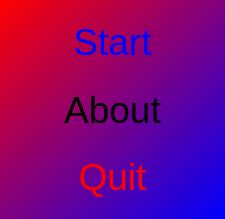
<?xml version="1.0" encoding="UTF-8"?>
<ui version="4.0">
 <class>QtReversiMenuDialog</class>
 <widget class="QDialog" name="QtReversiMenuDialog">
  <property name="geometry">
   <rect>
    <x>0</x>
    <y>0</y>
    <width>225</width>
    <height>219</height>
   </rect>
  </property>
  <property name="palette">
   <palette>
    <active>
     <colorrole role="Button">
      <brush brushstyle="LinearGradientPattern">
       <gradient startx="0.000000000000000" starty="0.000000000000000" endx="1.000000000000000" endy="1.000000000000000" type="LinearGradient" spread="PadSpread" coordinatemode="ObjectBoundingMode">
        <gradientstop position="0.000000000000000">
         <color alpha="255">
          <red>255</red>
          <green>0</green>
          <blue>0</blue>
         </color>
        </gradientstop>
        <gradientstop position="1.000000000000000">
         <color alpha="255">
          <red>0</red>
          <green>0</green>
          <blue>255</blue>
         </color>
        </gradientstop>
       </gradient>
      </brush>
     </colorrole>
     <colorrole role="Text">
      <brush brushstyle="SolidPattern">
       <color alpha="255">
        <red>0</red>
        <green>0</green>
        <blue>0</blue>
       </color>
      </brush>
     </colorrole>
     <colorrole role="Base">
      <brush brushstyle="LinearGradientPattern">
       <gradient startx="0.000000000000000" starty="0.000000000000000" endx="1.000000000000000" endy="1.000000000000000" type="LinearGradient" spread="PadSpread" coordinatemode="ObjectBoundingMode">
        <gradientstop position="0.000000000000000">
         <color alpha="255">
          <red>255</red>
          <green>0</green>
          <blue>0</blue>
         </color>
        </gradientstop>
        <gradientstop position="1.000000000000000">
         <color alpha="255">
          <red>0</red>
          <green>0</green>
          <blue>255</blue>
         </color>
        </gradientstop>
       </gradient>
      </brush>
     </colorrole>
     <colorrole role="Window">
      <brush brushstyle="LinearGradientPattern">
       <gradient startx="0.000000000000000" starty="0.000000000000000" endx="1.000000000000000" endy="1.000000000000000" type="LinearGradient" spread="PadSpread" coordinatemode="ObjectBoundingMode">
        <gradientstop position="0.000000000000000">
         <color alpha="255">
          <red>255</red>
          <green>0</green>
          <blue>0</blue>
         </color>
        </gradientstop>
        <gradientstop position="1.000000000000000">
         <color alpha="255">
          <red>0</red>
          <green>0</green>
          <blue>255</blue>
         </color>
        </gradientstop>
       </gradient>
      </brush>
     </colorrole>
     <colorrole role="Highlight">
      <brush brushstyle="SolidPattern">
       <color alpha="255">
        <red>255</red>
        <green>255</green>
        <blue>255</blue>
       </color>
      </brush>
     </colorrole>
     <colorrole role="HighlightedText">
      <brush brushstyle="SolidPattern">
       <color alpha="255">
        <red>0</red>
        <green>0</green>
        <blue>0</blue>
       </color>
      </brush>
     </colorrole>
    </active>
    <inactive>
     <colorrole role="Button">
      <brush brushstyle="LinearGradientPattern">
       <gradient startx="0.000000000000000" starty="0.000000000000000" endx="1.000000000000000" endy="1.000000000000000" type="LinearGradient" spread="PadSpread" coordinatemode="ObjectBoundingMode">
        <gradientstop position="0.000000000000000">
         <color alpha="255">
          <red>255</red>
          <green>0</green>
          <blue>0</blue>
         </color>
        </gradientstop>
        <gradientstop position="1.000000000000000">
         <color alpha="255">
          <red>0</red>
          <green>0</green>
          <blue>255</blue>
         </color>
        </gradientstop>
       </gradient>
      </brush>
     </colorrole>
     <colorrole role="Text">
      <brush brushstyle="SolidPattern">
       <color alpha="255">
        <red>0</red>
        <green>0</green>
        <blue>0</blue>
       </color>
      </brush>
     </colorrole>
     <colorrole role="Base">
      <brush brushstyle="LinearGradientPattern">
       <gradient startx="0.000000000000000" starty="0.000000000000000" endx="1.000000000000000" endy="1.000000000000000" type="LinearGradient" spread="PadSpread" coordinatemode="ObjectBoundingMode">
        <gradientstop position="0.000000000000000">
         <color alpha="255">
          <red>255</red>
          <green>0</green>
          <blue>0</blue>
         </color>
        </gradientstop>
        <gradientstop position="1.000000000000000">
         <color alpha="255">
          <red>0</red>
          <green>0</green>
          <blue>255</blue>
         </color>
        </gradientstop>
       </gradient>
      </brush>
     </colorrole>
     <colorrole role="Window">
      <brush brushstyle="LinearGradientPattern">
       <gradient startx="0.000000000000000" starty="0.000000000000000" endx="1.000000000000000" endy="1.000000000000000" type="LinearGradient" spread="PadSpread" coordinatemode="ObjectBoundingMode">
        <gradientstop position="0.000000000000000">
         <color alpha="255">
          <red>255</red>
          <green>0</green>
          <blue>0</blue>
         </color>
        </gradientstop>
        <gradientstop position="1.000000000000000">
         <color alpha="255">
          <red>0</red>
          <green>0</green>
          <blue>255</blue>
         </color>
        </gradientstop>
       </gradient>
      </brush>
     </colorrole>
     <colorrole role="Highlight">
      <brush brushstyle="SolidPattern">
       <color alpha="255">
        <red>255</red>
        <green>255</green>
        <blue>255</blue>
       </color>
      </brush>
     </colorrole>
     <colorrole role="HighlightedText">
      <brush brushstyle="SolidPattern">
       <color alpha="255">
        <red>0</red>
        <green>0</green>
        <blue>0</blue>
       </color>
      </brush>
     </colorrole>
    </inactive>
    <disabled>
     <colorrole role="Button">
      <brush brushstyle="LinearGradientPattern">
       <gradient startx="0.000000000000000" starty="0.000000000000000" endx="1.000000000000000" endy="1.000000000000000" type="LinearGradient" spread="PadSpread" coordinatemode="ObjectBoundingMode">
        <gradientstop position="0.000000000000000">
         <color alpha="255">
          <red>255</red>
          <green>0</green>
          <blue>0</blue>
         </color>
        </gradientstop>
        <gradientstop position="1.000000000000000">
         <color alpha="255">
          <red>0</red>
          <green>0</green>
          <blue>255</blue>
         </color>
        </gradientstop>
       </gradient>
      </brush>
     </colorrole>
     <colorrole role="Text">
      <brush brushstyle="SolidPattern">
       <color alpha="255">
        <red>137</red>
        <green>137</green>
        <blue>137</blue>
       </color>
      </brush>
     </colorrole>
     <colorrole role="Base">
      <brush brushstyle="LinearGradientPattern">
       <gradient startx="0.000000000000000" starty="0.000000000000000" endx="1.000000000000000" endy="1.000000000000000" type="LinearGradient" spread="PadSpread" coordinatemode="ObjectBoundingMode">
        <gradientstop position="0.000000000000000">
         <color alpha="255">
          <red>255</red>
          <green>0</green>
          <blue>0</blue>
         </color>
        </gradientstop>
        <gradientstop position="1.000000000000000">
         <color alpha="255">
          <red>0</red>
          <green>0</green>
          <blue>255</blue>
         </color>
        </gradientstop>
       </gradient>
      </brush>
     </colorrole>
     <colorrole role="Window">
      <brush brushstyle="LinearGradientPattern">
       <gradient startx="0.000000000000000" starty="0.000000000000000" endx="1.000000000000000" endy="1.000000000000000" type="LinearGradient" spread="PadSpread" coordinatemode="ObjectBoundingMode">
        <gradientstop position="0.000000000000000">
         <color alpha="255">
          <red>255</red>
          <green>0</green>
          <blue>0</blue>
         </color>
        </gradientstop>
        <gradientstop position="1.000000000000000">
         <color alpha="255">
          <red>0</red>
          <green>0</green>
          <blue>255</blue>
         </color>
        </gradientstop>
       </gradient>
      </brush>
     </colorrole>
     <colorrole role="Highlight">
      <brush brushstyle="SolidPattern">
       <color alpha="255">
        <red>255</red>
        <green>255</green>
        <blue>255</blue>
       </color>
      </brush>
     </colorrole>
     <colorrole role="HighlightedText">
      <brush brushstyle="SolidPattern">
       <color alpha="255">
        <red>0</red>
        <green>0</green>
        <blue>0</blue>
       </color>
      </brush>
     </colorrole>
    </disabled>
   </palette>
  </property>
  <property name="font">
   <font>
    <pointsize>28</pointsize>
    <weight>50</weight>
    <italic>false</italic>
    <bold>false</bold>
   </font>
  </property>
  <property name="windowTitle">
   <string>Reversi</string>
  </property>
  <property name="styleSheet">
   <string notr="true">QDialog { 
background-color: qlineargradient(x1: 0, y1: 0, x2: 1, y2: 1, stop: 0  #ff0000, stop: 1 #0000ff);
}
QDialog { 
selection-color: black;
selection-background-color: white
}

QPushButton { font: 48px, &quot;Verdana&quot; }
QPushButton{ 
selection-color: black;
selection-background-color: white
}
</string>
  </property>
  <layout class="QVBoxLayout" name="verticalLayout">
   <item>
    <widget class="QPushButton" name="button_start">
     <property name="sizePolicy">
      <sizepolicy hsizetype="Minimum" vsizetype="Minimum">
       <horstretch>0</horstretch>
       <verstretch>0</verstretch>
      </sizepolicy>
     </property>
     <property name="styleSheet">
      <string notr="true">color: blue</string>
     </property>
     <property name="text">
      <string>Start</string>
     </property>
     <property name="flat">
      <bool>true</bool>
     </property>
    </widget>
   </item>
   <item>
    <widget class="QPushButton" name="button_about">
     <property name="sizePolicy">
      <sizepolicy hsizetype="Minimum" vsizetype="Minimum">
       <horstretch>0</horstretch>
       <verstretch>0</verstretch>
      </sizepolicy>
     </property>
     <property name="styleSheet">
      <string notr="true">color: black</string>
     </property>
     <property name="text">
      <string>About</string>
     </property>
     <property name="flat">
      <bool>true</bool>
     </property>
    </widget>
   </item>
   <item>
    <widget class="QPushButton" name="button_quit">
     <property name="sizePolicy">
      <sizepolicy hsizetype="Minimum" vsizetype="Minimum">
       <horstretch>0</horstretch>
       <verstretch>0</verstretch>
      </sizepolicy>
     </property>
     <property name="styleSheet">
      <string notr="true">color: red</string>
     </property>
     <property name="text">
      <string>Quit</string>
     </property>
     <property name="flat">
      <bool>true</bool>
     </property>
    </widget>
   </item>
  </layout>
 </widget>
 <tabstops>
  <tabstop>button_about</tabstop>
  <tabstop>button_quit</tabstop>
 </tabstops>
 <resources/>
 <connections/>
</ui>
